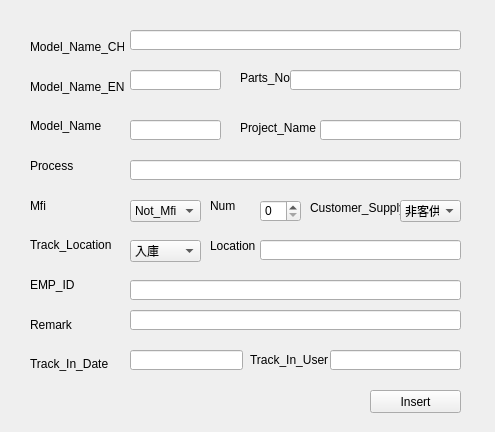
<?xml version="1.0" encoding="UTF-8"?>
<ui version="4.0">
 <class>Form_add_data</class>
 <widget class="QWidget" name="Form_add_data">
  <property name="geometry">
   <rect>
    <x>0</x>
    <y>0</y>
    <width>495</width>
    <height>432</height>
   </rect>
  </property>
  <property name="windowTitle">
   <string>Form</string>
  </property>
  <widget class="QLabel" name="label_parts_no">
   <property name="geometry">
    <rect>
     <x>240</x>
     <y>70</y>
     <width>61</width>
     <height>16</height>
    </rect>
   </property>
   <property name="text">
    <string>Parts_No</string>
   </property>
  </widget>
  <widget class="QLabel" name="label_project_name">
   <property name="geometry">
    <rect>
     <x>240</x>
     <y>120</y>
     <width>91</width>
     <height>16</height>
    </rect>
   </property>
   <property name="text">
    <string>Project_Name</string>
   </property>
  </widget>
  <widget class="QLabel" name="label_num">
   <property name="geometry">
    <rect>
     <x>210</x>
     <y>200</y>
     <width>47</width>
     <height>12</height>
    </rect>
   </property>
   <property name="text">
    <string>Num</string>
   </property>
  </widget>
  <widget class="QLabel" name="label_customer_supply">
   <property name="geometry">
    <rect>
     <x>310</x>
     <y>200</y>
     <width>91</width>
     <height>16</height>
    </rect>
   </property>
   <property name="text">
    <string>Customer_Supply</string>
   </property>
  </widget>
  <widget class="QLabel" name="label_location">
   <property name="geometry">
    <rect>
     <x>210</x>
     <y>240</y>
     <width>47</width>
     <height>12</height>
    </rect>
   </property>
   <property name="text">
    <string>Location</string>
   </property>
  </widget>
  <widget class="QLabel" name="label_track_in_user">
   <property name="geometry">
    <rect>
     <x>250</x>
     <y>350</y>
     <width>81</width>
     <height>20</height>
    </rect>
   </property>
   <property name="text">
    <string>Track_In_User</string>
   </property>
  </widget>
  <widget class="QLineEdit" name="lineEdit_model_name_cht">
   <property name="geometry">
    <rect>
     <x>130</x>
     <y>30</y>
     <width>331</width>
     <height>20</height>
    </rect>
   </property>
  </widget>
  <widget class="QLineEdit" name="lineEdit_model_name_eng">
   <property name="geometry">
    <rect>
     <x>130</x>
     <y>70</y>
     <width>91</width>
     <height>20</height>
    </rect>
   </property>
  </widget>
  <widget class="QLineEdit" name="lineEdit_parts_no">
   <property name="geometry">
    <rect>
     <x>290</x>
     <y>70</y>
     <width>171</width>
     <height>20</height>
    </rect>
   </property>
  </widget>
  <widget class="QLineEdit" name="lineEdit_model_name">
   <property name="geometry">
    <rect>
     <x>130</x>
     <y>120</y>
     <width>91</width>
     <height>20</height>
    </rect>
   </property>
  </widget>
  <widget class="QLineEdit" name="lineEdit_project_name">
   <property name="geometry">
    <rect>
     <x>320</x>
     <y>120</y>
     <width>141</width>
     <height>20</height>
    </rect>
   </property>
  </widget>
  <widget class="QLineEdit" name="lineEdit_process">
   <property name="geometry">
    <rect>
     <x>130</x>
     <y>160</y>
     <width>331</width>
     <height>20</height>
    </rect>
   </property>
  </widget>
  <widget class="QLineEdit" name="lineEdit_location">
   <property name="geometry">
    <rect>
     <x>260</x>
     <y>240</y>
     <width>201</width>
     <height>20</height>
    </rect>
   </property>
  </widget>
  <widget class="QLineEdit" name="lineEdit_emp_id">
   <property name="geometry">
    <rect>
     <x>130</x>
     <y>280</y>
     <width>331</width>
     <height>20</height>
    </rect>
   </property>
  </widget>
  <widget class="QLineEdit" name="lineEdit_remark">
   <property name="geometry">
    <rect>
     <x>130</x>
     <y>310</y>
     <width>331</width>
     <height>20</height>
    </rect>
   </property>
  </widget>
  <widget class="QLineEdit" name="lineEdit_track_in_date">
   <property name="geometry">
    <rect>
     <x>130</x>
     <y>350</y>
     <width>113</width>
     <height>20</height>
    </rect>
   </property>
  </widget>
  <widget class="QLineEdit" name="lineEdit_track_in_user">
   <property name="geometry">
    <rect>
     <x>330</x>
     <y>350</y>
     <width>131</width>
     <height>20</height>
    </rect>
   </property>
  </widget>
  <widget class="QComboBox" name="comboBox_mfi">
   <property name="geometry">
    <rect>
     <x>130</x>
     <y>200</y>
     <width>71</width>
     <height>22</height>
    </rect>
   </property>
   <item>
    <property name="text">
     <string>Not_Mfi</string>
    </property>
   </item>
   <item>
    <property name="text">
     <string>Is_Mfi</string>
    </property>
   </item>
  </widget>
  <widget class="QSpinBox" name="spinBox_num">
   <property name="geometry">
    <rect>
     <x>260</x>
     <y>200</y>
     <width>41</width>
     <height>22</height>
    </rect>
   </property>
  </widget>
  <widget class="QComboBox" name="comboBox_track_location">
   <property name="geometry">
    <rect>
     <x>130</x>
     <y>240</y>
     <width>71</width>
     <height>22</height>
    </rect>
   </property>
   <item>
    <property name="text">
     <string>入庫</string>
    </property>
   </item>
   <item>
    <property name="text">
     <string>退庫</string>
    </property>
   </item>
  </widget>
  <widget class="QComboBox" name="comboBox_customer_supply">
   <property name="geometry">
    <rect>
     <x>400</x>
     <y>200</y>
     <width>61</width>
     <height>22</height>
    </rect>
   </property>
   <item>
    <property name="text">
     <string>非客供</string>
    </property>
   </item>
   <item>
    <property name="text">
     <string>客供</string>
    </property>
   </item>
  </widget>
  <widget class="QWidget" name="layoutWidget">
   <property name="geometry">
    <rect>
     <x>30</x>
     <y>30</y>
     <width>94</width>
     <height>351</height>
    </rect>
   </property>
   <layout class="QVBoxLayout" name="verticalLayout">
    <item>
     <widget class="QLabel" name="label_model_name_cht">
      <property name="text">
       <string>Model_Name_CHT</string>
      </property>
     </widget>
    </item>
    <item>
     <widget class="QLabel" name="label_model_name_eng">
      <property name="text">
       <string>Model_Name_ENG</string>
      </property>
     </widget>
    </item>
    <item>
     <widget class="QLabel" name="label_model_name">
      <property name="text">
       <string>Model_Name</string>
      </property>
     </widget>
    </item>
    <item>
     <widget class="QLabel" name="label_process">
      <property name="text">
       <string>Process</string>
      </property>
     </widget>
    </item>
    <item>
     <widget class="QLabel" name="label_mfi">
      <property name="text">
       <string>Mfi</string>
      </property>
     </widget>
    </item>
    <item>
     <widget class="QLabel" name="label_track_location">
      <property name="text">
       <string>Track_Location</string>
      </property>
     </widget>
    </item>
    <item>
     <widget class="QLabel" name="label_emp_id">
      <property name="text">
       <string>EMP_ID</string>
      </property>
     </widget>
    </item>
    <item>
     <widget class="QLabel" name="label_remark">
      <property name="text">
       <string>Remark</string>
      </property>
     </widget>
    </item>
    <item>
     <widget class="QLabel" name="label_track_in_date">
      <property name="text">
       <string>Track_In_Date</string>
      </property>
     </widget>
    </item>
   </layout>
  </widget>
  <widget class="QPushButton" name="pushButton_insert">
   <property name="geometry">
    <rect>
     <x>370</x>
     <y>390</y>
     <width>91</width>
     <height>23</height>
    </rect>
   </property>
   <property name="text">
    <string>Insert</string>
   </property>
  </widget>
 </widget>
 <resources/>
 <connections/>
</ui>
